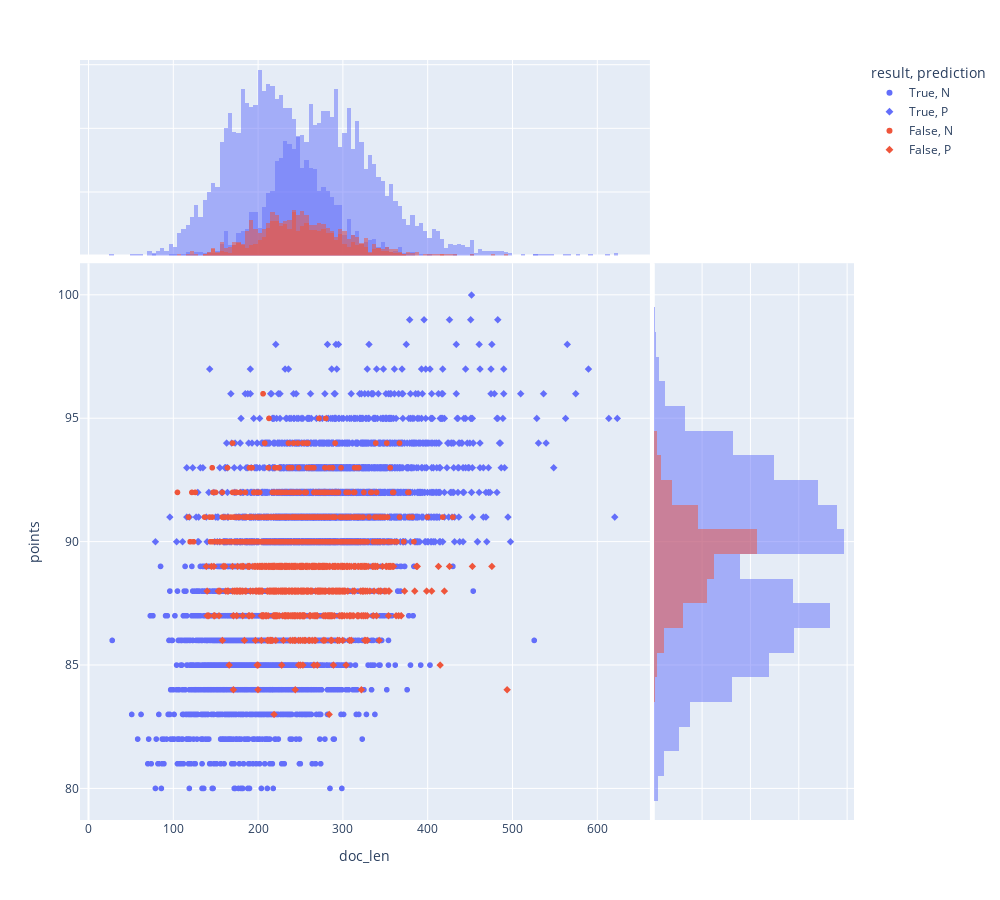

Here is the notebook cell this chart was saved with:
### Code cell
px.scatter(RESULT.join(DOC[['doc_content','points','doc_len']], how='inner').reset_index(), 'doc_len', 'points', color='result', symbol='prediction',
           height=900, width=1000, marginal_x='histogram', marginal_y='histogram')

### Figure 1 — Plotly figure (JSON) as saved in the notebook; plotly's stock layout.template omitted (floating-point values rounded to 4 significant figures; data arrays with more than 128 entries replaced by an {"elided": "..."} marker saying what was removed)
{"data": [{"hovertemplate": "result=True<br>prediction=N<br>doc_len=%{x}<br>points=%{y}<extra></extra>", "legendgroup": "True, N", "marker": {"color": "#636efa", "symbol": "circle"}, "mode": "markers", "name": "True, N", "showlegend": true, "type": "scattergl", "x": {"elided": "3352 int values"}, "xaxis": "x", "y": {"elided": "3352 int values"}, "yaxis": "y"}, {"alignmentgroup": "True", "bingroup": "x", "hovertemplate": "result=True<br>prediction=N<br>doc_len=%{x}<br>count=%{y}<extra></extra>", "legendgroup": "True, N", "marker": {"color": "#636efa"}, "name": "True, N", "offsetgroup": "True, N", "opacity": 0.5, "showlegend": false, "type": "histogram", "x": {"elided": "3352 int values"}, "xaxis": "x3", "yaxis": "y3"}, {"alignmentgroup": "True", "bingroup": "y", "hovertemplate": "result=True<br>prediction=N<br>points=%{y}<br>count=%{x}<extra></extra>", "legendgroup": "True, N", "marker": {"color": "#636efa"}, "name": "True, N", "offsetgroup": "True, N", "opacity": 0.5, "showlegend": false, "type": "histogram", "xaxis": "x2", "y": {"elided": "3352 int values"}, "yaxis": "y2"}, {"hovertemplate": "result=True<br>prediction=P<br>doc_len=%{x}<br>points=%{y}<extra></extra>", "legendgroup": "True, P", "marker": {"color": "#636efa", "symbol": "diamond"}, "mode": "markers", "name": "True, P", "showlegend": true, "type": "scattergl", "x": {"elided": "3264 int values"}, "xaxis": "x", "y": {"elided": "3264 int values"}, "yaxis": "y"}, {"alignmentgroup": "True", "bingroup": "x", "hovertemplate": "result=True<br>prediction=P<br>doc_len=%{x}<br>count=%{y}<extra></extra>", "legendgroup": "True, P", "marker": {"color": "#636efa"}, "name": "True, P", "offsetgroup": "True, P", "opacity": 0.5, "showlegend": false, "type": "histogram", "x": {"elided": "3264 int values"}, "xaxis": "x3", "yaxis": "y3"}, {"alignmentgroup": "True", "bingroup": "y", "hovertemplate": "result=True<br>prediction=P<br>points=%{y}<br>count=%{x}<extra></extra>", "legendgroup": "True, P", "marker": {"color": "#636efa"}, "name": "True, P", "offsetgroup": "True, P", "opacity": 0.5, "showlegend": false, "type": "histogram", "xaxis": "x2", "y": {"elided": "3264 int values"}, "yaxis": "y2"}, {"hovertemplate": "result=False<br>prediction=N<br>doc_len=%{x}<br>points=%{y}<extra></extra>", "legendgroup": "False, N", "marker": {"color": "#EF553B", "symbol": "circle"}, "mode": "markers", "name": "False, N", "showlegend": true, "type": "scattergl", "x": {"elided": "733 int values"}, "xaxis": "x", "y": {"elided": "733 int values"}, "yaxis": "y"}, {"alignmentgroup": "True", "bingroup": "x", "hovertemplate": "result=False<br>prediction=N<br>doc_len=%{x}<br>count=%{y}<extra></extra>", "legendgroup": "False, N", "marker": {"color": "#EF553B"}, "name": "False, N", "offsetgroup": "False, N", "opacity": 0.5, "showlegend": false, "type": "histogram", "x": {"elided": "733 int values"}, "xaxis": "x3", "yaxis": "y3"}, {"alignmentgroup": "True", "bingroup": "y", "hovertemplate": "result=False<br>prediction=N<br>points=%{y}<br>count=%{x}<extra></extra>", "legendgroup": "False, N", "marker": {"color": "#EF553B"}, "name": "False, N", "offsetgroup": "False, N", "opacity": 0.5, "showlegend": false, "type": "histogram", "xaxis": "x2", "y": {"elided": "733 int values"}, "yaxis": "y2"}, {"hovertemplate": "result=False<br>prediction=P<br>doc_len=%{x}<br>points=%{y}<extra></extra>", "legendgroup": "False, P", "marker": {"color": "#EF553B", "symbol": "diamond"}, "mode": "markers", "name": "False, P", "showlegend": true, "type": "scattergl", "x": {"elided": "651 int values"}, "xaxis": "x", "y": {"elided": "651 int values"}, "yaxis": "y"}, {"alignmentgroup": "True", "bingroup": "x", "hovertemplate": "result=False<br>prediction=P<br>doc_len=%{x}<br>count=%{y}<extra></extra>", "legendgroup": "False, P", "marker": {"color": "#EF553B"}, "name": "False, P", "offsetgroup": "False, P", "opacity": 0.5, "showlegend": false, "type": "histogram", "x": {"elided": "651 int values"}, "xaxis": "x3", "yaxis": "y3"}, {"alignmentgroup": "True", "bingroup": "y", "hovertemplate": "result=False<br>prediction=P<br>points=%{y}<br>count=%{x}<extra></extra>", "legendgroup": "False, P", "marker": {"color": "#EF553B"}, "name": "False, P", "offsetgroup": "False, P", "opacity": 0.5, "showlegend": false, "type": "histogram", "xaxis": "x2", "y": {"elided": "651 int values"}, "yaxis": "y2"}], "layout": {"barmode": "overlay", "height": 900, "legend": {"title": {"text": "result, prediction"}, "tracegroupgap": 0}, "margin": {"t": 60}, "width": 1000, "xaxis": {"anchor": "y", "autorange": true, "domain": [0, 0.7363], "range": [-10.06, 662.1], "title": {"text": "doc_len"}, "type": "linear"}, "xaxis2": {"anchor": "y2", "autorange": true, "domain": [0.7413, 1], "matches": "x2", "range": [0, 828.4], "showgrid": true, "showline": false, "showticklabels": false, "ticks": ""}, "xaxis3": {"anchor": "y3", "autorange": true, "domain": [0, 0.7363], "matches": "x", "range": [-10.06, 662.1], "showgrid": true, "showticklabels": false, "type": "linear"}, "xaxis4": {"anchor": "y4", "domain": [0.7413, 1], "matches": "x2", "showgrid": true, "showline": false, "showticklabels": false, "ticks": ""}, "yaxis": {"anchor": "x", "autorange": true, "domain": [0, 0.7326], "range": [78.72, 101.3], "title": {"text": "points"}, "type": "linear"}, "yaxis2": {"anchor": "x2", "autorange": true, "domain": [0, 0.7326], "matches": "y", "range": [78.72, 101.3], "showgrid": true, "showticklabels": false, "type": "linear"}, "yaxis3": {"anchor": "x3", "autorange": true, "domain": [0.7426, 1], "matches": "y3", "range": [0, 153.7], "showgrid": true, "showline": false, "showticklabels": false, "ticks": ""}, "yaxis4": {"anchor": "x4", "domain": [0.7426, 1], "matches": "y3", "showgrid": true, "showline": false, "showticklabels": false, "ticks": ""}}}
